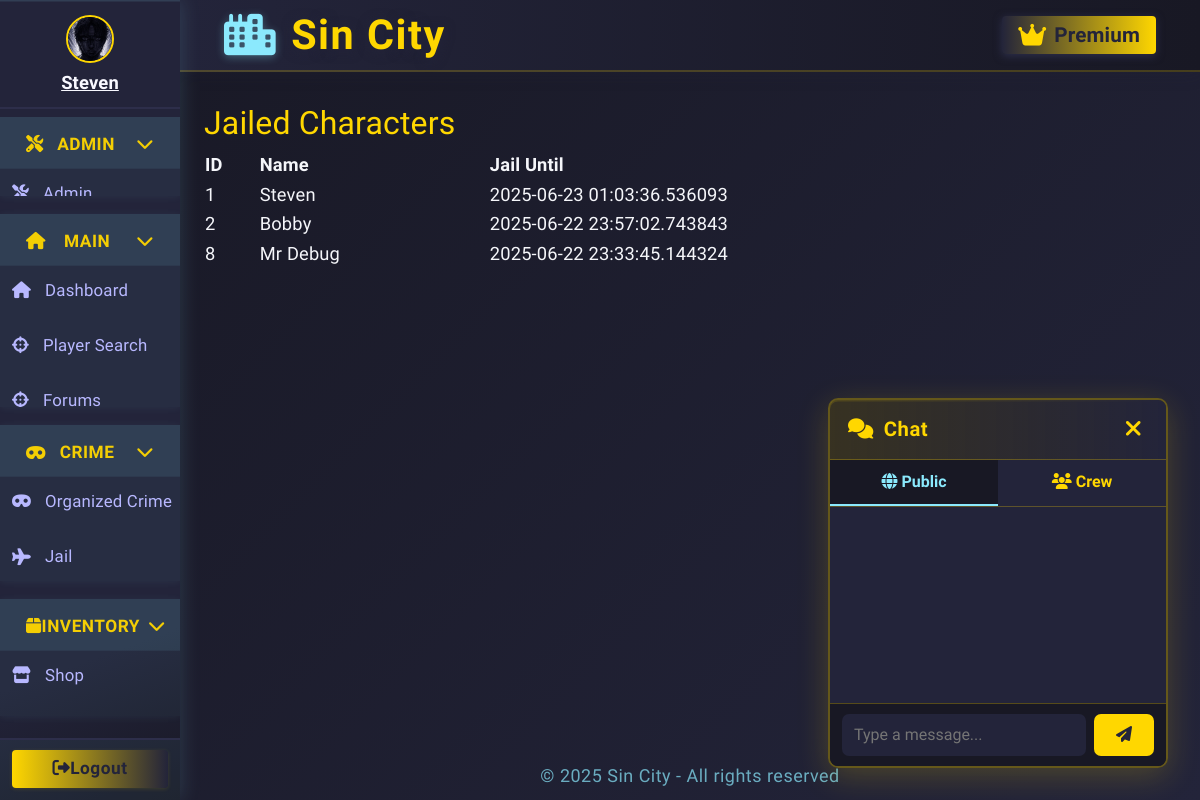
The app's page /admin/jail (signed in), older data.
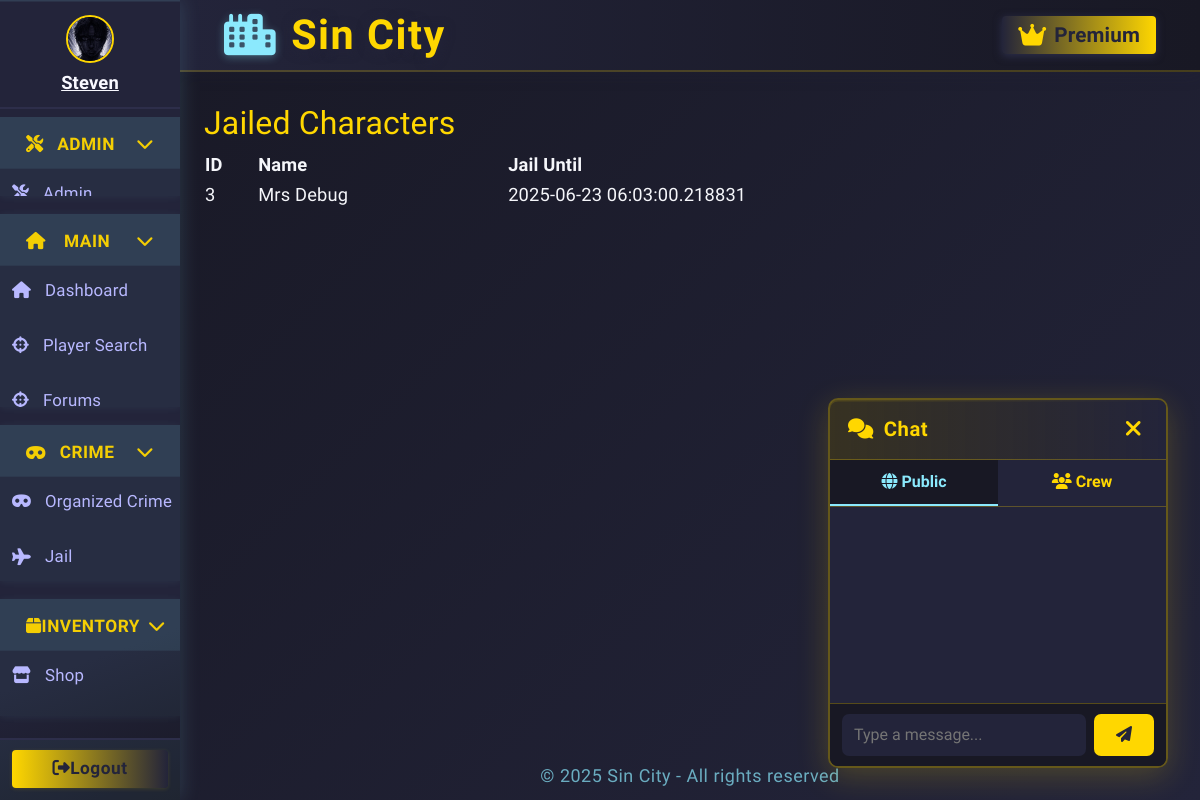
The same page, newer data.
### app.py (models this page shows, shortened)
class Character(db.Model):
    __tablename__ = 'character'
    id = db.Column(db.Integer, primary_key=True)
    user_id = db.Column(db.Integer, db.ForeignKey('user.id'), nullable=True)
    user = db.relationship('User', backref='linked_character', foreign_keys=[user_id])
    name = db.Column(db.String(64), unique=True, nullable=False)
    health = db.Column(db.Integer, default=100)
    money = db.Column(db.Integer, default=250)
    level = db.Column(db.Integer, default=1)
    xp = db.Column(db.Integer, default=0)
    last_crime_time = db.Column(db.DateTime, nullable=True)
    last_travel_time = db.Column(db.DateTime, nullable=True)
    city = db.Column(db.String(64), default="New York")
    gun_id = db.Column(db.Integer, db.ForeignKey('shop_item.id'))
    gun = db.relationship('ShopItem', foreign_keys=[gun_id])
    in_jail = db.Column(db.Boolean, default=False)
    jail_until = db.Column(db.DateTime, nullable=True)
    crime_group_id = db.Column(db.Integer, db.ForeignKey('organized_crime.id'))
    crime_group = db.relationship("OrganizedCrime", back_populates="members", foreign_keys=[crime_group_id])
    master_id = db.Column(db.Integer, db.ForeignKey('user.id'))
    earn_streak = db.Column(db.Integer, default=0)
    last_earned = db.Column(db.DateTime, nullable=True)
    is_alive = db.Column(db.Boolean, default=True)
    profile_image = db.Column(db.String(255), nullable=True)
    crew = db.Column(db.Integer, db.ForeignKey('crew.id'), nullable=True)
    crew_id = db.Column(db.Integer, db.ForeignKey('crew.id'))
    linked_user = db.relationship('User', foreign_keys=[user_id], overlaps="linked_character,linked_characters,user")
    crew = db.relationship('Crew', backref='characters')

### app.py (the view)
@admin_bp.route('/jail')
@admin_required
def admin_jail():
    jailed = Character.query.filter_by(in_jail=True).all()
    return render_template('admin/jail.html', jailed=jailed)

### app.py (called while the page is built)
def admin_required(f):
    from functools import wraps
    @wraps(f)
    def decorated_function(*args, **kwargs):
        if not current_user.is_authenticated or not getattr(current_user, 'is_admin', False):
            flash("Admin access required.", "danger")
            return redirect(url_for('dashboard'))
        return f(*args, **kwargs)
    return decorated_function

@app.context_processor
def inject_user():
    return dict(user=current_user)

@app.before_request
def update_last_seen():
    if current_user.is_authenticated:
        now = datetime.utcnow()
        if not current_user.last_seen or (now - current_user.last_seen).seconds > 1:
            current_user.last_seen = now
            db.session.commit()

@app.before_request
def enable_sqlite_fk():
    if db.engine.url.drivername == 'sqlite':
        with db.engine.connect() as conn:
            conn.execute(db.text("PRAGMA foreign_keys=ON"))

@login_manager.user_loader
def load_user(user_id):
    return db.session.get(User, int(user_id))

### templates/admin/jail.html (shortened to what this page needs)
{% extends "base.html" %}
{% block content %}
<div class="dashboard-hero">
    <h2 style="color:#ffd700;">Jailed Characters</h2>
    <table style="width:100%;color:#f5f6fa;">
        <tr>
            <th>ID</th><th>Name</th><th>Jail Until</th>
        </tr>
        {% for char in jailed %}
        <tr>
            <td>{{ char.id }}</td>
            <td>{{ char.name }}</td>
            <td>{{ char.jail_until }}</td>
        </tr>
        {% endfor %}
    </table>
</div>
{% endblock %}

### templates/base.html (shortened to what the changed rows need)
<!DOCTYPE html>
<html lang="en">
<head>
  <link rel="stylesheet" href="https://cdn.jsdelivr.net/npm/bootstrap@4.6.2/dist/css/bootstrap.min.css">
  <link rel="stylesheet" href="https://cdnjs.cloudflare.com/ajax/libs/font-awesome/6.4.2/css/all.min.css">
</head>
<body class="fade-in">
  <div class="layout-root fade-in">
    <div class="sidebar {% if request.endpoint in ['login', 'register'] %}d-none{% endif %}">
      <nav class="sidebar">
        {% if current_user.is_authenticated %}
          <div class="sidebar-user">
            {% set character = current_character %}
                {% if character and character.profile_image %}
                  <img
                    src="{{ url_for('static', filename=character.profile_image) if not character.profile_image.startswith('http') else character.profile_image }}"
                    class="crew-avatar"
                    alt="avatar"
                    style="width:48px;height:48px;border-radius:50%;margin-bottom:6px;border:2px solid #ffd700;object-fit:cover;"
                  >
                {% else %}
                  <i id="char-name" class="fas fa-user-circle"></i>
                {% endif %}
                {% if character %}
                  <a href="{{ url_for('profile_by_id', char_id=character.id) }}" style="color:inherit; text-decoration: underline;">
                    <strong>{{ character.name }}</strong>
                  </a>
                {% else %}
                  <span><strong>No character</strong></span>
                {% endif %}
          </div>
        {% endif %}
      </nav>
    </div>
    <div class="main-area">
      <main class="content-area">
        {% block content %}{% endblock %}
      </main>
    </div>
  </div>
</body>
</html>

Row changes from the older to the newer data that the page shows:
no longer on one of the page's lists (row edited): Character: id "1", name "Steven", jail_until "2025-06-23 01:03:36.536093"
no longer on this page (row edited): Character: id "2", name "Bobby", jail_until "2025-06-22 23:57:02.743843"
no longer on this page (row edited): Character: id "8", name "Mr Debug", jail_until "2025-06-22 23:33:45.144324"
now on this page (row edited): Character: id "3", name "Mrs Debug", jail_until "2025-06-23 06:03:00.218831"
